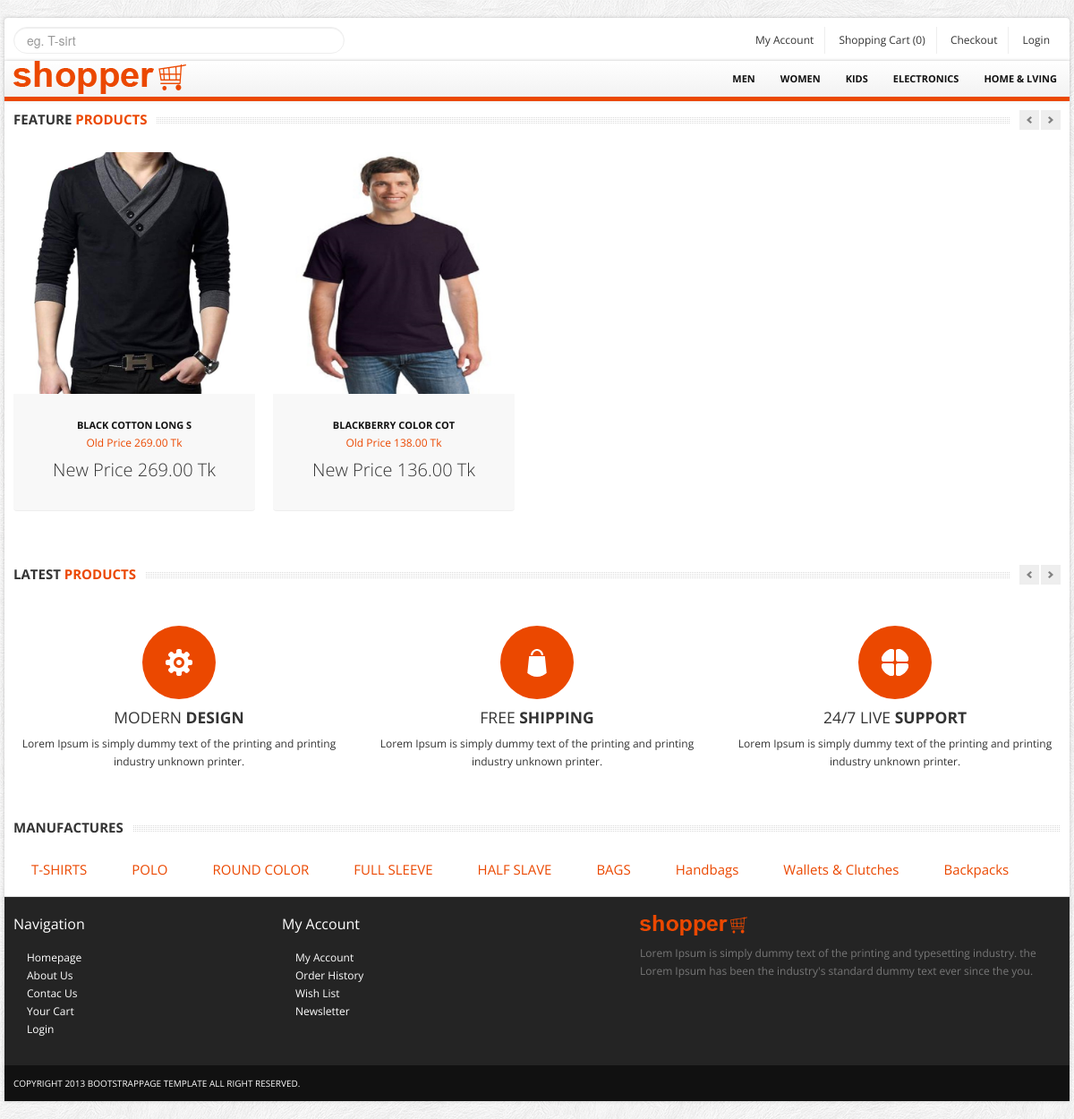
The app's page /home/category_product/1 with its own data.
### tables this page shows
CREATE TABLE `tbl_category` (
  `category_id` int(3) NOT NULL,
  `category_name` varchar(50) NOT NULL,
  `category_description` text NOT NULL,
  `publication_status` tinyint(1) NOT NULL
);

CREATE TABLE `tbl_product` (
  `product_id` int(3) NOT NULL,
  `product_name` varchar(100) NOT NULL,
  `category_id` int(3) NOT NULL,
  `manufacture_id` int(3) NOT NULL,
  `product_short_description` text NOT NULL,
  `product_long_description` text NOT NULL,
  `product_price` float(10,2) NOT NULL,
  `product_quantity` int(5) NOT NULL,
  `product_new_price` float(10,2) NOT NULL,
  `is_featured` tinyint(1) NOT NULL,
  `product_image` varchar(100) NOT NULL,
  `publication_status` tinyint(1) NOT NULL
);

CREATE TABLE `tbl_manufacture` (
  `manufacture_id` int(5) NOT NULL,
  `manufacture_name` varchar(50) NOT NULL,
  `manufacture_description` text NOT NULL,
  `publication_status` tinyint(1) NOT NULL
);

### application/controllers/Home.php (called while the page is built, shortened)
<?php
class Home extends CI_Controller {
	public function	category_product($category_id)
	{
		 $data=array();
		 $data['title'] = "Product Category";
		 $data['all_published_product_info_by_category'] = $this->welcome_model->all_published_product_info_by_category($category_id);
		 $data['all_featured_image'] = $this->welcome_model->all_featured_image();
		 $data['main_content'] = $this->load->view('pages/category_product',$data,true);
		 $this->load->view('master',$data);
	}
}

### index.php (called while the page is built, shortened)
<?php
require_once BASEPATH.'core/CodeIgniter.php';

### application/models/Welcome_model.php (called while the page is built, shortened)
<?php
class Welcome_model extends CI_Model {
	public function	all_featured_image()
	{
		$this->db->select('*');
		$this->db->from('tbl_product');
		$this->db->where('publication_status',1);
		$this->db->where('is_featured',1);
		$query_result = $this->db->get();
		$all_featured_image = $query_result->result();
		return $all_featured_image;
	}
	public function	all_published_product_info_by_category($category_id)
	{
		$this->db->select('*');
		$this->db->from('tbl_product');
		$this->db->where('publication_status',1);
		$this->db->where('category_id',$category_id);
		$query_result = $this->db->get();
		$product_info = $query_result->result();
		return $product_info;
	}
}

### application/models/Supper_admin_model.php (called while the page is built, shortened)
<?php
class Supper_admin_model extends CI_Model {
	public function select_all_published_category()
	{
		$this->db->select('*');
		$this->db->from('tbl_category');
		$this->db->where('publication_status',1);
		$query_result = $this->db->get();
		$category_info = $query_result->result();
		return $category_info;
	}
	public function select_all_published_manufacture()
	{
		$this->db->select('*');
		$this->db->from('tbl_manufacture');
		$this->db->where('publication_status',1);
		$this->db->limit(9);
		$query_result = $this->db->get();
		$manufacture_info = $query_result->result();
		return $manufacture_info;
	}
}

### application/views/master.php (the view, shortened to what this page needs)
<!DOCTYPE html>
<html lang="en">
	<head>
		<link href="<?php echo base_url()?>font_end/bootstrap/css/bootstrap.min.css" rel="stylesheet">
		<link href="<?php echo base_url()?>font_end/bootstrap/css/bootstrap-responsive.min.css" rel="stylesheet">
		<link href="<?php echo base_url()?>font_end/themes/css/bootstrappage.css" rel="stylesheet"/>
		<link href="<?php echo base_url()?>font_end/themes/css/flexslider.css" rel="stylesheet"/>
		<link href="<?php echo base_url()?>font_end/themes/css/main.css" rel="stylesheet"/>
	</head>
    <body>
		<div id="top-bar" class="container">
			<div class="row">
				<div class="span4">
					<form method="POST" class="search_form">
						<input type="text" class="input-block-level search-query" Placeholder="eg. T-sirt">
					</form>
				</div>
				<div class="span8">
					<div class="account pull-right">
						<ul class="user-menu">
							<li><a href="#">My Account</a></li>
							<li><a href="<?php echo base_url()?>cart/cart_details">Shopping Cart (<?php echo $this->cart->total_items();?>)</a></li>
							<?php
								$customer_id = $this->session->userdata('customer_id');
								$shipping_id = $this->session->userdata('shipping_id');
								if ($customer_id != NULL && $shipping_id != NULL) {
							?>
							<li><a href="<?php echo base_url() ?>checkout/payment">Checkout</a></li>
							<li><a href="<?php echo base_url() ?>checkout/logout">Logout</a></li>
							<?php } else if($customer_id != NULL){?>
							<li><a href="<?php echo base_url() ?>checkout/shipping">Checkout</a></li>
							<li><a href="<?php echo base_url() ?>checkout/logout">Logout</a></li>
							<?php } else {?>
							<li><a href="<?php echo base_url() ?>checkout/customer_details">Checkout</a></li>
							<li><a href="#">Login</a></li>
							<?php } ?>
						</ul>
					</div>
				</div>
			</div>
		</div>
		<div id="wrapper" class="container">
			<section class="navbar main-menu">
				<div class="navbar-inner main-menu">
					<a href="<?php echo base_url() ?>" class="logo pull-left"><img src="<?php echo base_url()?>font_end/themes/images/logo.png" class="site_logo" alt=""></a>
					<nav id="menu" class="pull-right">
						<ul>
							<?php
							$category_info = 	$this->supper_admin_model->select_all_published_category();
							foreach ($category_info as  $v_category) {
							?>
							<li><a href="<?php echo base_url();?>home/category_product/<?php echo $v_category->category_id; ?>"><?php echo $v_category->category_name; ?></a></li>
							<?php } ?>
						</ul>
					</nav>
				</div>
			</section>
			<section class="main-content">
				<div class="row">
					<div class="span12">
						<?php echo $main_content; ?>
						<div class="row feature_box">
							<div class="span4">
								<div class="service">
									<div class="responsive">
										<img src="<?php echo base_url()?>font_end/themes/images/feature_img_2.png" alt="" />
										<h4>MODERN <strong>DESIGN</strong></h4>
										<p>Lorem Ipsum is simply dummy text of the printing and printing industry unknown printer.</p>
									</div>
								</div>
							</div>
							<div class="span4">
								<div class="service">
									<div class="customize">
										<img src="<?php echo base_url()?>font_end/themes/images/feature_img_1.png" alt="" />
										<h4>FREE <strong>SHIPPING</strong></h4>
										<p>Lorem Ipsum is simply dummy text of the printing and printing industry unknown printer.</p>
									</div>
								</div>
							</div>
							<div class="span4">
								<div class="service">
									<div class="support">
										<img src="<?php echo base_url()?>font_end/themes/images/feature_img_3.png" alt="" />
										<h4>24/7 LIVE <strong>SUPPORT</strong></h4>
										<p>Lorem Ipsum is simply dummy text of the printing and printing industry unknown printer.</p>
									</div>
								</div>
							</div>
						</div>
					</div>
				</div>
			</section>
			<section class="our_client">
				<h4 class="title"><span class="text">Manufactures</span></h4>
				<div class="row">
					<?php
							$manufacture_info = 	$this->supper_admin_model->select_all_published_manufacture();
							foreach ($manufacture_info as  $v_manufacture) {
							?>
							<div style="display: block;padding-left: 50px;font-size: 15px;float: left;"><a href="#" ><?php echo $v_manufacture->manufacture_name; ?></a></div>
					<?php } ?>
				</div>
			</section>
			<section id="footer-bar">
				<div class="row">
					<div class="span3">
						<h4>Navigation</h4>
						<ul class="nav">
							<li><a href="./index.html">Homepage</a></li>
							<li><a href="./about.html">About Us</a></li>
							<li><a href="./contact.html">Contac Us</a></li>
							<li><a href="./cart.html">Your Cart</a></li>
							<li><a href="./register.html">Login</a></li>
						</ul>
					</div>
					<div class="span4">
						<h4>My Account</h4>
						<ul class="nav">
							<li><a href="#">My Account</a></li>
							<li><a href="#">Order History</a></li>
							<li><a href="#">Wish List</a></li>
							<li><a href="#">Newsletter</a></li>
						</ul>
					</div>
					<div class="span5">
						<p class="logo"><img src="<?php echo base_url()?>font_end/themes/images/logo.png" class="site_logo" alt=""></p>
						<p>Lorem Ipsum is simply dummy text of the printing and typesetting industry. the  Lorem Ipsum has been the industry's standard dummy text ever since the you.</p>
						<br/>
						<span class="social_icons">
							<a class="facebook" href="#">Facebook</a>
							<a class="twitter" href="#">Twitter</a>
							<a class="skype" href="#">Skype</a>
							<a class="vimeo" href="#">Vimeo</a>
						</span>
					</div>
				</div>
			</section>
			<section id="copyright">
				<span>Copyright 2013 bootstrappage template  All right reserved.</span>
			</section>
		</div>
    </body>
</html>

### application/views/pages/category_product.php (shortened to what this page needs)
<div class="row">
							<div class="span12">
								<h4 class="title">
									<span class="pull-left"><span class="text"><span class="line">Feature <strong>Products</strong></span></span></span>
									<span class="pull-right">
										<a class="left button" href="#myCarousel" data-slide="prev"></a><a class="right button" href="#myCarousel" data-slide="next"></a>
									</span>
								</h4>
								<div id="myCarousel" class="myCarousel carousel slide">
									<div class="carousel-inner">
										<div class="active item">
											<ul class="thumbnails">
												<?php foreach ($all_published_product_info_by_category as $v_product) {
												 ?>
												<li class="span3">
													<div class="product-box">
														<p><a href="<?php echo base_url()  ?>home/product_details/<?php echo $v_product->product_id; ?>"><img src="<?php echo base_url().$v_product->product_image; ?>" alt="" /></a></p>
														<a href="<?php echo base_url()  ?>home/product_details/<?php echo $v_product->product_id; ?>" class="title"><?php echo substr("$v_product->product_name", 0, 20); ?></a><br/>
														<a href="<?php echo base_url()  ?>home/product_details/<?php echo $v_product->product_id; ?>" class="category">Old Price <?php echo $v_product->product_price; ?> Tk</a>
														<p class="price">New Price <?php echo $v_product->product_new_price; ?> Tk</p>
													</div>
												</li>
											<?php } ?>
											</ul>
										</div>
									</div>
								</div>
							</div>
						</div>
						<br/>
						<div class="row">
							<div class="span12">
								<h4 class="title">
									<span class="pull-left"><span class="text"><span class="line">Latest <strong>Products</strong></span></span></span>
									<span class="pull-right">
										<a class="left button" href="#myCarousel-2" data-slide="prev"></a><a class="right button" href="#myCarousel-2" data-slide="next"></a>
									</span>
								</h4>
								<div id="myCarousel-2" class="myCarousel carousel slide">
									<div class="carousel-inner">
									</div>
								</div>
							</div>
						</div>

### records on screen
tbl_category: category_name "MEN"
tbl_category: category_name "WOMEN"
tbl_category: category_name "KIDS"
tbl_category: category_name "ELECTRONICS"
tbl_category: category_name "HOME & LVING"
tbl_product: product_image (picture), product_name "BLACK COTTON LONG S", product_price "269.00", product_new_price "269.00"
tbl_product: product_image (picture), product_name "BLACKBERRY COLOR COT", product_price "138.00", product_new_price "136.00"
tbl_manufacture: manufacture_name "T-SHIRTS"
tbl_manufacture: manufacture_name "POLO"
tbl_manufacture: manufacture_name "ROUND COLOR"
tbl_manufacture: manufacture_name "FULL SLEEVE"
tbl_manufacture: manufacture_name "HALF SLAVE"
tbl_manufacture: manufacture_name "BAGS"
tbl_manufacture: manufacture_name "Handbags"
tbl_manufacture: manufacture_name "Wallets & Clutches"
tbl_manufacture: manufacture_name "Backpacks"

### other values on screen
$this->cart->total_items() "0"
